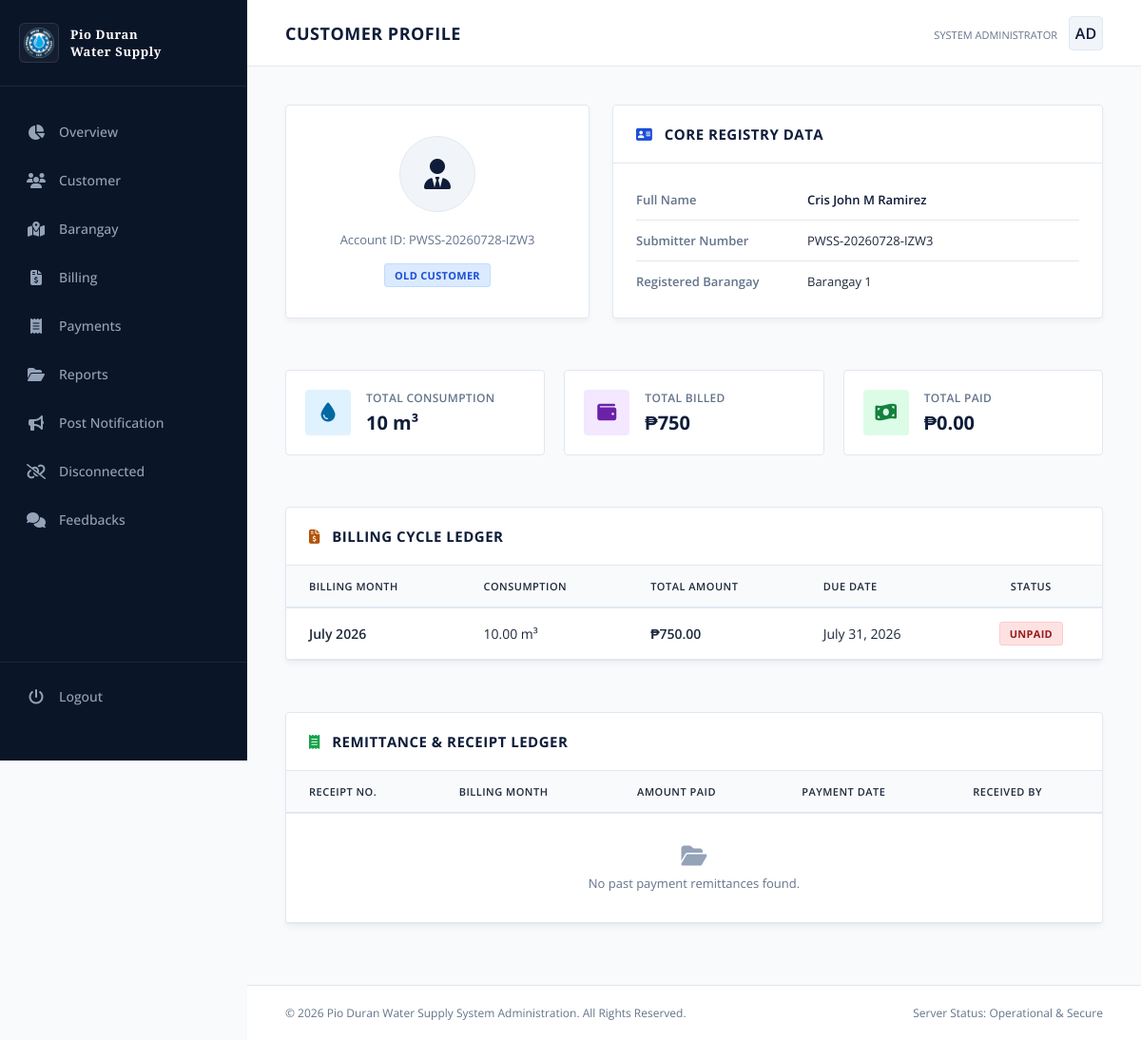
Page /pwss/customer/1/ (signed in) on the earlier database version.
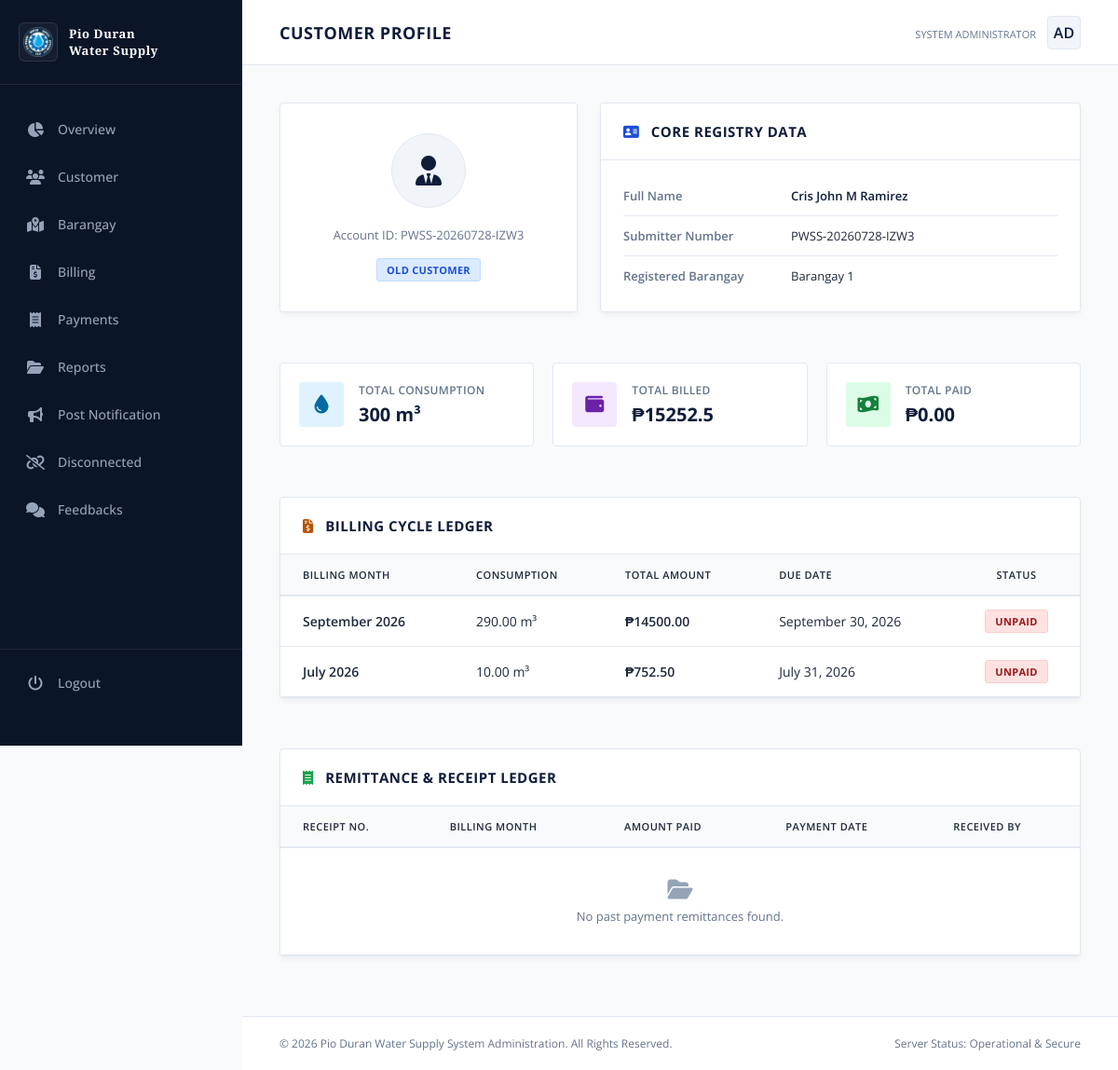
Same page on the later database version.
### core/models.py (models this page shows, shortened)
class Billing(models.Model):
    STATUS_CHOICES = (
        ('unpaid', 'Unpaid'),
        ('paid', 'Paid'),
    )
    customer = models.ForeignKey(
        Customer,
        on_delete=models.CASCADE,
        related_name="billings"
    )
    billing_month = models.DateField()
    previous_reading = models.DecimalField(
        max_digits=10,
        decimal_places=2
    )
    current_reading = models.DecimalField(
        max_digits=10,
        decimal_places=2,
        null=True,
        blank=True
    )
    consumption = models.DecimalField(
        max_digits=10,
        decimal_places=2,
        editable=False
    )
    rate_per_cubic = models.DecimalField(
        max_digits=10,
        decimal_places=2,
        default=Decimal("25.00")
    )
    connection_fee = models.DecimalField(
        max_digits=10,
        decimal_places=2,
        default=Decimal("0.00"),
        blank=True,
        null=True
    )
    reconnection_fee = models.DecimalField(
        max_digits=10,
        decimal_places=2,
        default=Decimal("0.00"),
        blank=True,
        null=True
    )
    violation_fee = models.DecimalField(
        max_digits=10,
        decimal_places=2,
        default=Decimal("0.00"),
        blank=True,
        null=True
    )
    penalty_fee = models.DecimalField(
        max_digits=10,
        decimal_places=2,
        default=Decimal("0.00"),
        blank=True,
        null=True
    )
    total_amount = models.DecimalField(
        max_digits=10,
        decimal_places=2,
        editable=False
    )
    due_date = models.DateField()
    status = models.CharField(
        max_length=20,
        choices=STATUS_CHOICES,
        default="unpaid"
    )
    created_at = models.DateTimeField(auto_now_add=True)

### core/views.py (the view)
# urls.py: path("customer/<int:customer_id>/",views.customer_profile, name="customer_profile"),
@login_required
def customer_profile(request, customer_id):
    customer = get_object_or_404(Customer, pk=customer_id)
    billings = Billing.objects.filter(
        customer=customer
    ).order_by("-billing_month")
    payments = Payment.objects.select_related(
        "billing"
    ).filter(
        billing__customer=customer
    ).order_by("-payment_date")
    total_consumption = billings.aggregate(
        total=Sum("consumption")
    )["total"] or Decimal("0.00")
    total_billed = billings.aggregate(
        total=Sum("total_amount")
    )["total"] or Decimal("0.00")
    total_paid = payments.aggregate(
        total=Sum("amount_paid")
    )["total"] or Decimal("0.00")
    return render(request, "admin/customer_profile.html", {
        "customer": customer,
        "billings": billings,
        "payments": payments,
        "total_consumption": total_consumption,
        "total_billed": total_billed,
        "total_paid": total_paid,
    })

### core/templates/admin/customer_profile.html (shortened to what the changed rows need)
{% extends 'admin.html' %}
{% block content %}
<header class="top-navbar">
    <div class="page-title">
        <h1>Customer Profile</h1>
    </div>
</header>
<div class="workspace">
    <div class="stats-grid">
        <div class="stat-card">
            <div>
                <div class="stat-label">Total Consumption</div>
                <div class="stat-value">{{ total_consumption }} m³</div>
            </div>
        </div>
        <div class="stat-card">
            <div>
                <div class="stat-label">Total Billed</div>
                <div class="stat-value">₱{{ total_billed }}</div>
            </div>
        </div>
    </div>
    <div class="data-section table-card-wrapper">
        <div class="table-container">
            <table class="classic-table">
                <thead>
                    <tr>
                        <th>Billing Month</th>
                        <th>Consumption</th>
                        <th>Total Amount</th>
                        <th>Due Date</th>
                        <th style="text-align: center;">Status</th>
                    </tr>
                </thead>
                <tbody>
                    {% for bill in billings %}
                    <tr>
                        <td class="font-semibold">{{ bill.billing_month|date:"F Y" }}</td>
                        <td>{{ bill.consumption }} m³</td>
                        <td class="font-semibold">₱{{ bill.total_amount }}</td>
                        <td>{{ bill.due_date|date:"F d, Y" }}</td>
                        <td style="text-align: center;">
                            {% if bill.status == "paid" %}
                                <span class="badge status-paid">Paid</span>
                            {% else %}
                                <span class="badge status-unpaid">Unpaid</span>
                            {% endif %}
                        </td>
                    </tr>
                    {% empty %}
                    <tr>
                        <td colspan="5" style="text-align:center;" class="empty-table-state">
                            <i class="fa-solid fa-folder-open"></i> No recorded billing metrics discovered.
                        </td>
                    </tr>
                    {% endfor %}
                </tbody>
            </table>
        </div>
    </div>
    <div class="data-section table-card-wrapper">
        <div class="table-container">
            <table class="classic-table">
                <thead>
                    <tr>
                        <th>Receipt No.</th>
                        <th>Billing Month</th>
                        <th>Amount Paid</th>
                        <th>Payment Date</th>
                        <th>Received By</th>
                    </tr>
                </thead>
            </table>
        </div>
    </div>
</div>
{% endblock %}

Differences in the rows shown:
added Billing: billing_month "September 2026", consumption "290.00", total_amount "14500.00", due_date "September 30, 2026", status "UNPAID"
changed Billing "July 2026": total_amount "750.00" → "752.50"
Other differences:
{{ total_consumption }}: "10" → "300"
{{ total_billed }}: "750" → "15252.5"
